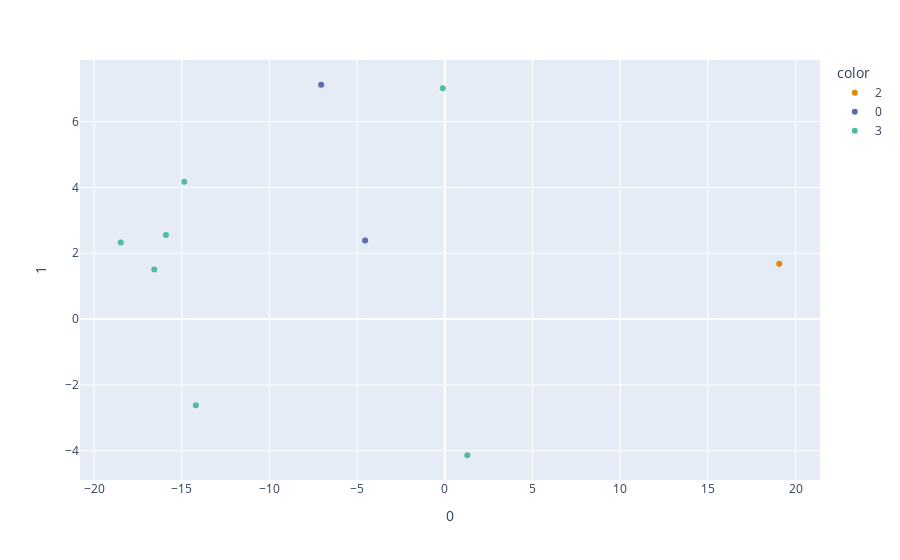

The cell this chart's notebook holds for it:
### Code cell
graficar_cluster_2D(data, tnse, 0.44, True)

### Figure 1 — Plotly figure (JSON) as saved in the notebook; plotly's stock layout.template omitted (floating-point values rounded to 4 significant figures)
{"data": [{"hovertemplate": "color=2<br>0=%{x}<br>1=%{y}<extra></extra>", "legendgroup": "2", "marker": {"color": "rgb(229, 134, 6)", "symbol": "circle"}, "mode": "markers", "name": "2", "orientation": "v", "showlegend": true, "type": "scatter", "x": [19.07], "xaxis": "x", "y": [1.677], "yaxis": "y"}, {"hovertemplate": "color=0<br>0=%{x}<br>1=%{y}<extra></extra>", "legendgroup": "0", "marker": {"color": "rgb(93, 105, 177)", "symbol": "circle"}, "mode": "markers", "name": "0", "orientation": "v", "showlegend": true, "type": "scatter", "x": [-7.054, -4.546], "xaxis": "x", "y": [7.118, 2.388], "yaxis": "y"}, {"hovertemplate": "color=3<br>0=%{x}<br>1=%{y}<extra></extra>", "legendgroup": "3", "marker": {"color": "rgb(82, 188, 163)", "symbol": "circle"}, "mode": "markers", "name": "3", "orientation": "v", "showlegend": true, "type": "scatter", "x": [-14.86, -0.1165, -16.57, -18.48, -15.91, -14.2, 1.28], "xaxis": "x", "y": [4.169, 7.016, 1.509, 2.326, 2.555, -2.616, -4.138], "yaxis": "y"}], "layout": {"legend": {"title": {"text": "color"}, "tracegroupgap": 0}, "margin": {"t": 60}, "xaxis": {"anchor": "y", "domain": [0, 1], "title": {"text": "0"}}, "yaxis": {"anchor": "x", "domain": [0, 1], "title": {"text": "1"}}}}
